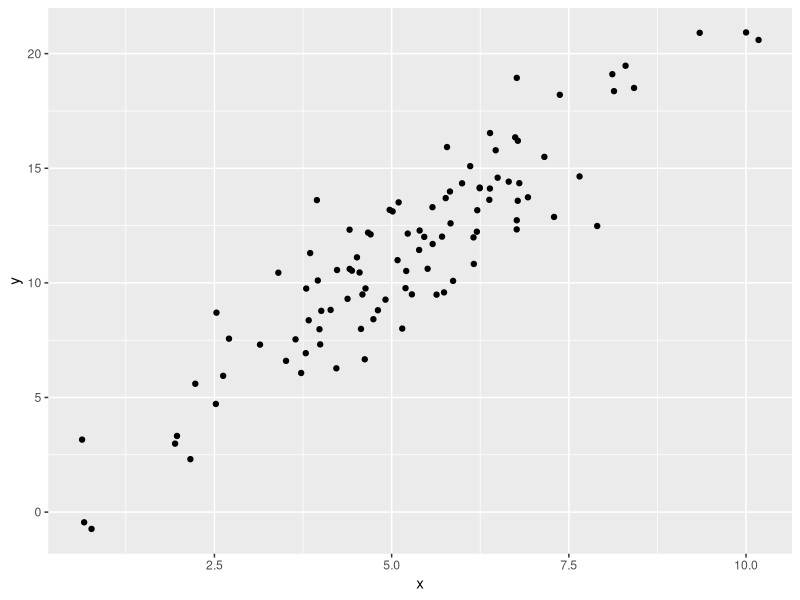

R code for this plot:
## ---- chunk 1
library(ggplot2)
## ---- chunk 2
x<-rnorm(100,5,2)
y<-rnorm(100,2*x+1,2)

## ---- chunk 3
df<-data.frame(x,y)

df
## ---- chunk 4
ggplot()+
geom_point(data=df, aes(x,y))
